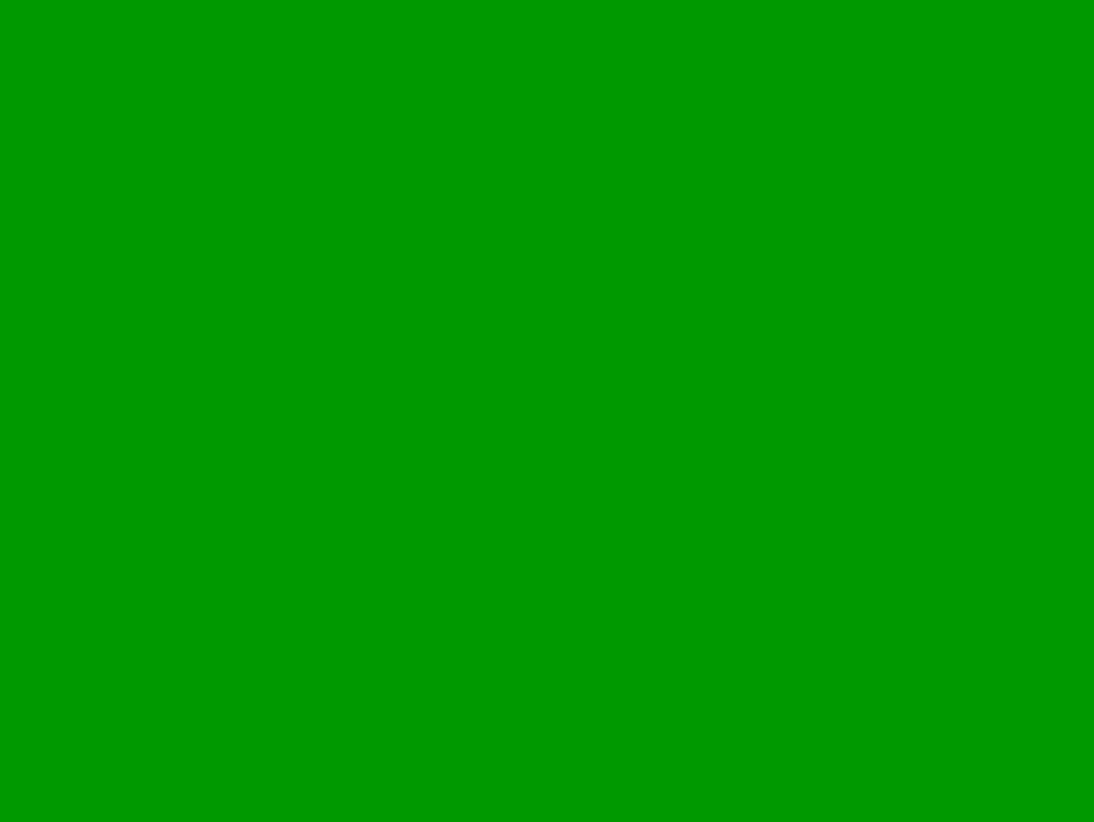
#> input picture jetson-sensors/images/test_cam0_3280x2464.jpg, 3280 x 2464 px, given in place of the camera (shown at 1/3 size)
$ python capture_sensor_frame.py
#> lines starting #> are read from the running program, lines starting #| are printed output that depends on the picture; after the words box and inside, x2 and y2 are one past the last pixel; in counts of white or black regions, pixels touching at a corner belong together
#!/usr/bin/env python3
"""
Capture a single frame from integrated sensors and save visualization
"""

import cv2
import numpy as np
import time
import sys

def capture_sensor_frame():
    """Capture and save a single sensor visualization frame"""

    print("Capturing sensor frame...")

    # Initialize cameras
    left_cap = cv2.VideoCapture(0, cv2.CAP_V4L2)
    left_cap.set(cv2.CAP_PROP_FRAME_WIDTH, 640)
    left_cap.set(cv2.CAP_PROP_FRAME_HEIGHT, 480)

    right_cap = cv2.VideoCapture(1, cv2.CAP_V4L2)
    right_cap.set(cv2.CAP_PROP_FRAME_WIDTH, 640)
    right_cap.set(cv2.CAP_PROP_FRAME_HEIGHT, 480)

    # Wait for cameras to stabilize
    time.sleep(1)

    # Create canvas
    canvas = np.zeros((720, 1280, 3), dtype=np.uint8)
    canvas[:] = (30, 30, 30)

    # Capture frames
    ret_l, left_frame = left_cap.read()
#> left_frame is the input picture: shape (2464, 3280, 3); mean B, G, R 0, 153, 0
    ret_r, right_frame = right_cap.read()

    if ret_l and ret_r:
        # Resize frames to expected size
        left_frame = cv2.resize(left_frame, (640, 480))
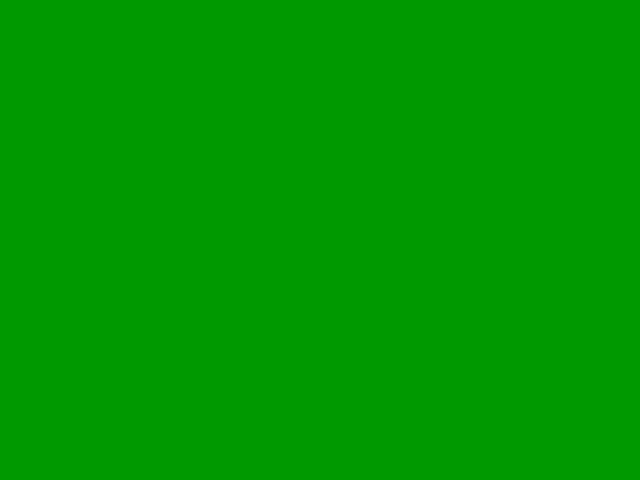
#> left_frame: shape (480, 640, 3); mean B, G, R 0, 153, 0
        right_frame = cv2.resize(right_frame, (640, 480))

        # Add frames to canvas
        # Left camera
        canvas[50:530, 50:690] = left_frame
        cv2.putText(canvas, "LEFT CAMERA", (50, 40),
                   cv2.FONT_HERSHEY_SIMPLEX, 1, (255, 255, 255), 2)
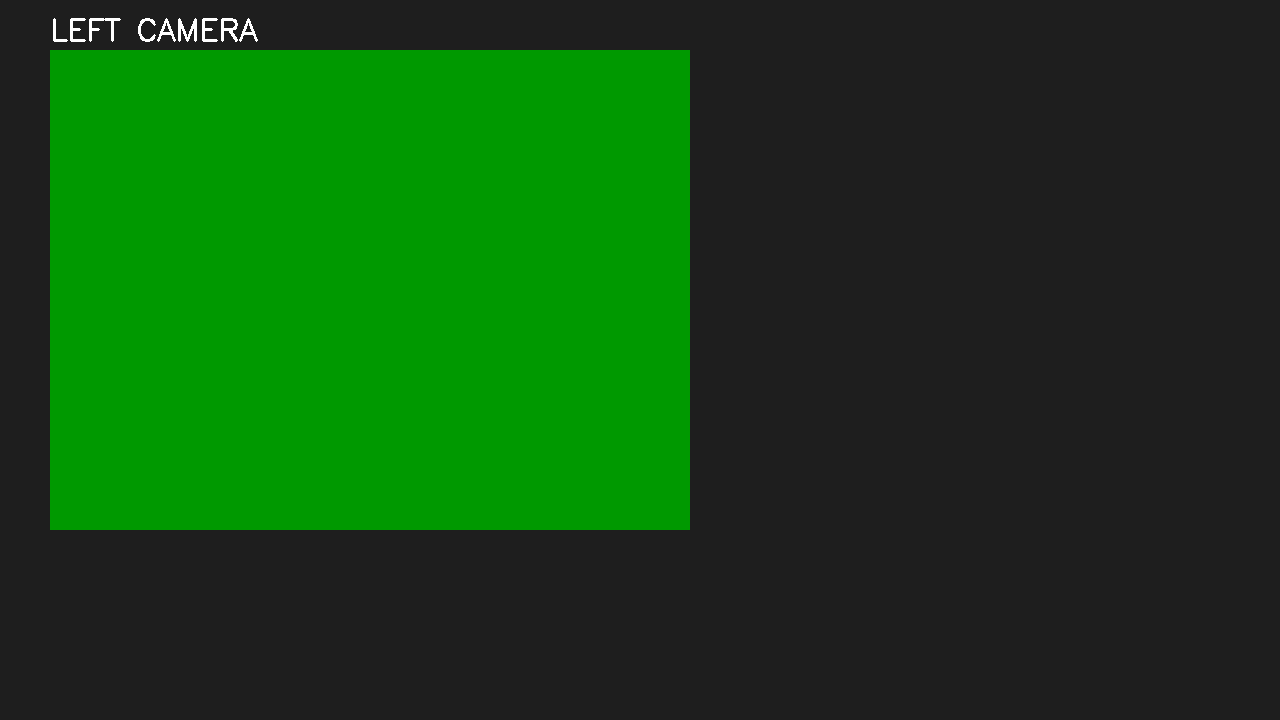
#> canvas: shape (720, 1280, 3); mean B, G, R 20.4, 71.4, 20.4

        # Right camera
        canvas[50:530, 590:1230] = right_frame
        cv2.putText(canvas, "RIGHT CAMERA", (590, 40),
                   cv2.FONT_HERSHEY_SIMPLEX, 1, (255, 255, 255), 2)
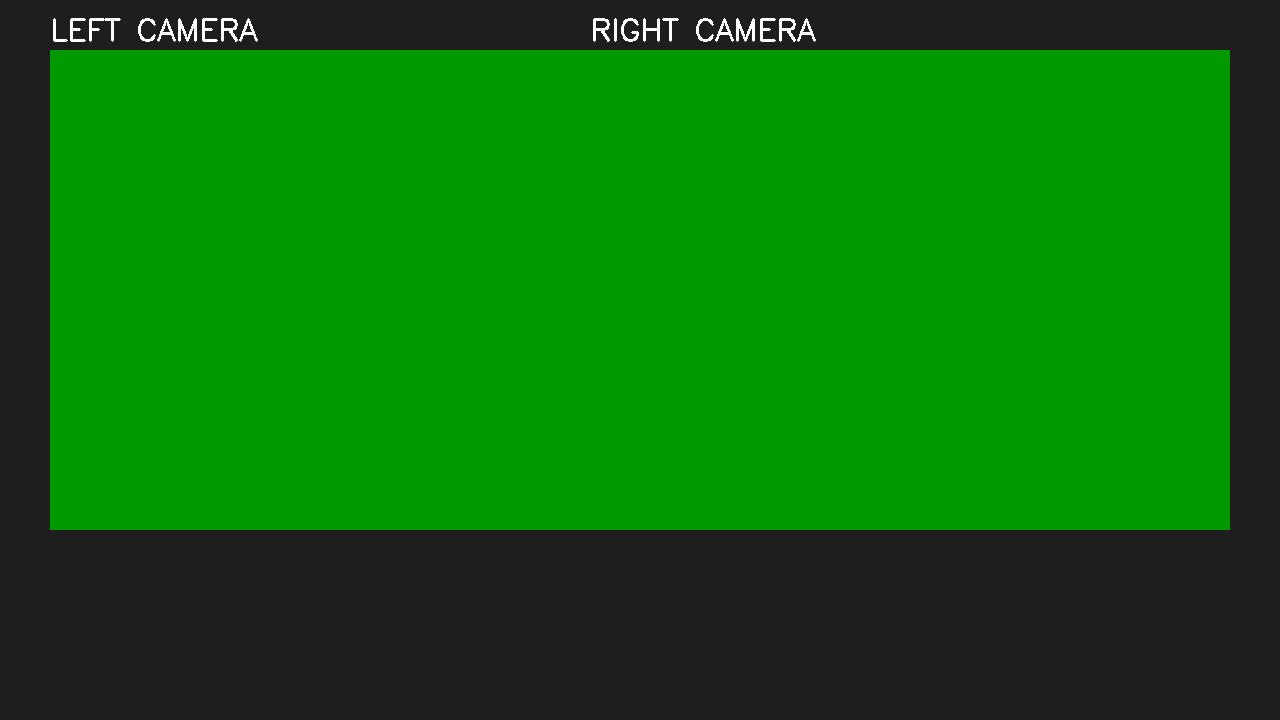
#> canvas: shape (720, 1280, 3); mean B, G, R 12.4, 106.4, 12.4

        # Add simple motion detection
        gray_l = cv2.cvtColor(left_frame, cv2.COLOR_BGR2GRAY)
#> gray_l: shape (480, 640); every value is 90
        gray_r = cv2.cvtColor(right_frame, cv2.COLOR_BGR2GRAY)

        # Edge detection for motion areas
        edges_l = cv2.Canny(gray_l, 50, 150)
#> edges_l: shape (480, 640); every value is 0
        edges_r = cv2.Canny(gray_r, 50, 150)

        # Convert to color for display
        edges_l_color = cv2.cvtColor(edges_l, cv2.COLOR_GRAY2BGR)
#> edges_l_color: shape (480, 640, 3); every value is 0
        edges_r_color = cv2.cvtColor(edges_r, cv2.COLOR_GRAY2BGR)

        # Add edge overlays with transparency
        alpha = 0.3
        left_with_edges = cv2.addWeighted(left_frame, 1-alpha, edges_l_color, alpha, 0)
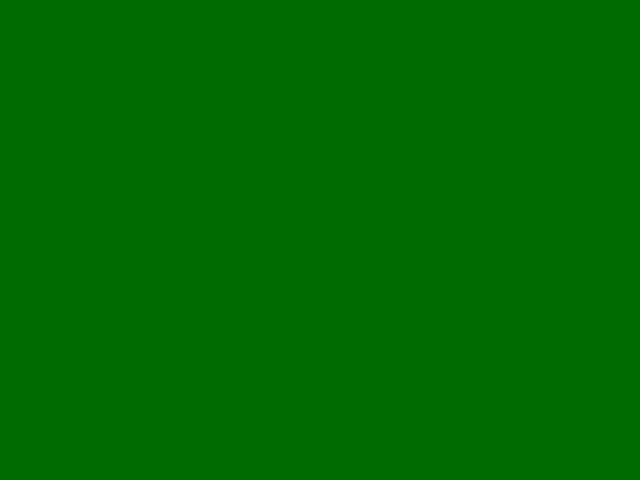
#> left_with_edges: shape (480, 640, 3); mean B, G, R 0, 107, 0
        right_with_edges = cv2.addWeighted(right_frame, 1-alpha, edges_r_color, alpha, 0)

        # Update canvas with edge detection
        canvas[50:530, 50:690] = left_with_edges
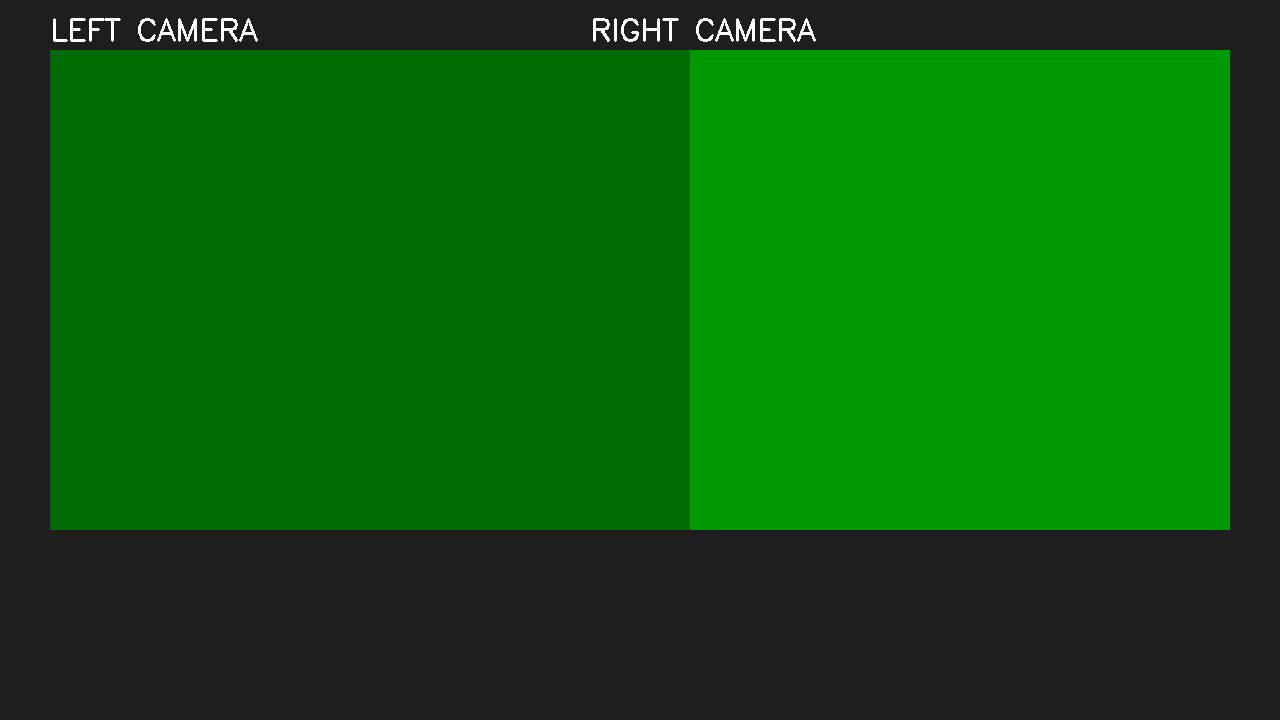
#> canvas: shape (720, 1280, 3); mean B, G, R 12.4, 91.1, 12.4
        canvas[50:530, 590:1230] = right_with_edges

        # Add IMU visualization placeholder
        cv2.rectangle(canvas, (50, 550), (400, 700), (50, 50, 50), -1)
#> canvas: shape (720, 1280, 3); mean B, G, R 13.5, 79.3, 13.5
        cv2.putText(canvas, "IMU DATA", (60, 580),
                   cv2.FONT_HERSHEY_SIMPLEX, 0.8, (255, 255, 255), 2)
        cv2.putText(canvas, "Roll:  0.0°", (60, 620),
                   cv2.FONT_HERSHEY_SIMPLEX, 0.6, (100, 255, 100), 1)
#> canvas: shape (720, 1280, 3); mean B, G, R 13.7, 79.5, 13.7
        cv2.putText(canvas, "Pitch: 0.0°", (60, 650),
                   cv2.FONT_HERSHEY_SIMPLEX, 0.6, (255, 100, 100), 1)
#> canvas: shape (720, 1280, 3); mean B, G, R 13.8, 79.5, 13.7
        cv2.putText(canvas, "Yaw:   0.0°", (60, 680),
                   cv2.FONT_HERSHEY_SIMPLEX, 0.6, (100, 100, 255), 1)
#> canvas: shape (720, 1280, 3); mean B, G, R 13.8, 79.5, 13.8

        # Add audio visualization placeholder
        cv2.rectangle(canvas, (450, 550), (800, 700), (50, 50, 50), -1)
#> canvas: shape (720, 1280, 3); mean B, G, R 14.9, 80.7, 14.9
        cv2.putText(canvas, "AUDIO LEVELS", (460, 580),
                   cv2.FONT_HERSHEY_SIMPLEX, 0.8, (255, 255, 255), 2)

        # Mic level bar
        cv2.rectangle(canvas, (460, 620), (560, 640), (100, 255, 100), -1)
        cv2.putText(canvas, "MIC", (460, 615),
                   cv2.FONT_HERSHEY_SIMPLEX, 0.5, (255, 255, 255), 1)
#> canvas: shape (720, 1280, 3); mean B, G, R 15.3, 81.5, 15.3

        # Speaker level bar
        cv2.rectangle(canvas, (460, 660), (520, 680), (255, 100, 100), -1)
        cv2.putText(canvas, "SPEAKER", (460, 655),
                   cv2.FONT_HERSHEY_SIMPLEX, 0.5, (255, 255, 255), 1)
#> canvas: shape (720, 1280, 3); mean B, G, R 15.7, 81.6, 15.5

        # Add sensor fusion status
        cv2.rectangle(canvas, (850, 550), (1230, 700), (50, 50, 50), -1)
#> canvas: shape (720, 1280, 3); mean B, G, R 16.9, 82.8, 16.7
        cv2.putText(canvas, "SENSOR FUSION", (860, 580),
                   cv2.FONT_HERSHEY_SIMPLEX, 0.8, (255, 255, 255), 2)
        cv2.putText(canvas, "Cameras: ACTIVE", (860, 620),
                   cv2.FONT_HERSHEY_SIMPLEX, 0.5, (0, 255, 0), 1)
#> canvas: shape (720, 1280, 3); mean B, G, R 17.3, 83.2, 17
        cv2.putText(canvas, "IMU: CONNECTED", (860, 645),
                   cv2.FONT_HERSHEY_SIMPLEX, 0.5, (0, 255, 0), 1)
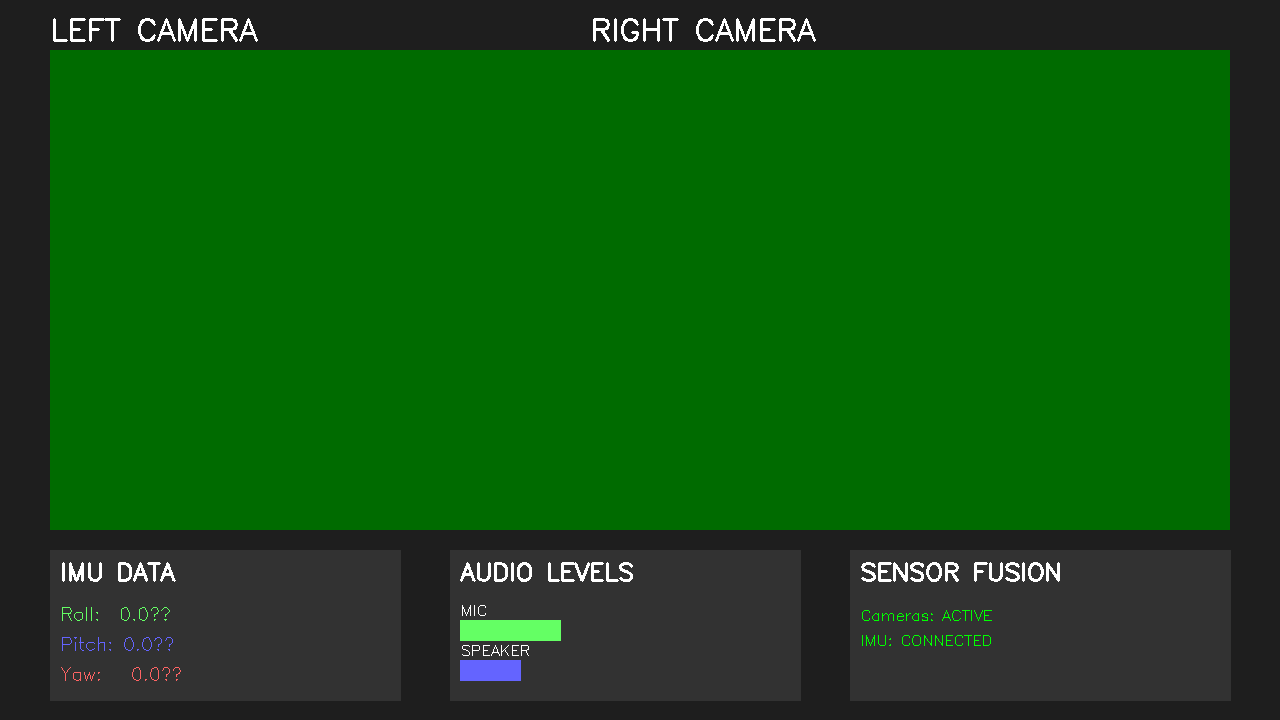
#> canvas: shape (720, 1280, 3); mean B, G, R 17.3, 83.3, 17
        cv2.putText(canvas, "Audio: READY", (860, 670),
                   cv2.FONT_HERSHEY_SIMPLEX, 0.5, (0, 255, 0), 1)
#> canvas: shape (720, 1280, 3); 0.03% of pixels changed, all inside (x1, y1, x2, y2) = (861, 659, 964, 671)

        # Save the frame
        cv2.imwrite('sensor_dashboard.jpg', canvas)
        print("✓ Saved sensor_dashboard.jpg")

        # Also save individual camera frames
        cv2.imwrite('left_camera.jpg', left_frame)
        cv2.imwrite('right_camera.jpg', right_frame)
        print("✓ Saved left_camera.jpg and right_camera.jpg")

    else:
        print("✗ Failed to capture from cameras")

    # Cleanup
    left_cap.release()
    right_cap.release()

    print("Done!")

if __name__ == "__main__":
    capture_sensor_frame()
